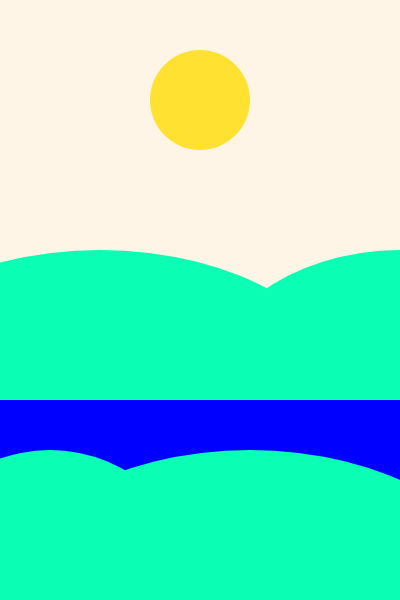
Frame 1 (no input)
Frame 60 (no input): identical to frame 1, image omitted
Frame 120 (the mouse pressed at the canvas centre since frame 60): identical to frame 1, image omitted

The p5.js sketch that drew this single still picture (run headless with seeded random() and noise() and a simulated clock; from frame 60 on, the mouse is pressed at the canvas centre):

// p5.js sketch
// ── sketch.js
//Johanna Tenström
//Landscape Editor
//2.12.2020

//The idea of this editor is that you can play around and make a customized landscape illustration for yourself.
//I wanted to come up with a simple idea and something that uses only the basic shapes to keep the project simple and not too challenging for me to make. 
//The code consists mostly of different sliders, which scales and moves the shapes. Additionally I made a color slider to get the day-to-night effect and a fun way to set the mood for the whole illustration!

var slider, label;
var slider2, label2;
var slider3, label3;
var slider4, label4;
var slider5, label5;
var slider6, label6;
var slider7, label7;
var color1, label8, label9;
var text1, text2, text3;

function setup() {
    createCanvas(400,600);
    background(200);
    
    noStroke();
    angleMode(DEGREES);

    //sliders for the shapes
    slider = createSlider(5, 500, 100, 1);
    slider.size(200);
    slider.class("slider");
    slider.position(500,180);
    label = createP("");

    slider2 = createSlider(0, 500, 100, 1);
    slider2.size(200);
    slider2.class("slider");
    slider2.position(500,240);
    label2 = createP("");
    
    slider3 = createSlider(0, 600, 300, 1);
    slider3.size(200);
    slider3.class("slider");
    slider3.position(500,330);
    label3 = createP("");
    
    slider4 = createSlider(100, 600, 400, 1);
    slider4.size(200);
    slider4.class("slider");
    slider4.position(500,390);
    label4 = createP("");
    
    slider5 = createSlider(0, 600, 300, 1);
    slider5.size(200);
    slider5.class("slider");
    slider5.position(500,450);
    label5 = createP("");
    
    slider6 = createSlider(100, 600, 600, 1);
    slider6.size(200);
    slider6.class("slider");
    slider6.position(500,510);
    label6 = createP("");
    
    slider7 = createSlider(0, 600, 300, 1);
    slider7.size(200);
    slider7.class("slider");
    slider7.position(500,600);
    label7 = createP("");
    
    //slider for the color
    color1 = createSlider(50, 255, 255, 1);
    color1.size(200);
    color1.class("slider");
    color1.position(500,90);
    label8 = createP("");
    label9 = createP("");
    
    //for the texts 
    text1 = createP("");
    text1.class("text1");
    
    text2 = createP("");
    text2.class("text2");
    
    text3 = createP("");
    text3.class("text3");

}

function draw() {
    
    //more definitions for the sliders
    var val = slider.value();
    label.html("Sun size ");
    label.position(500,140);
    
    var val2 = slider2.value();
    label2.html("Sun position ");
    label2.position(500,200);
    
    var val3 = slider3.value();
    label3.html("Mountain 1 height ");
    label3.position(500,290);
    
    var val4 = slider4.value();
    label4.html("Mountain 1 position ");
    label4.position(500,350);
    
    var val5 = slider5.value();
    label5.html("Mountain 2 height ");
    label5.position(500,410);
    
    var val6 = slider6.value();
    label6.html("Mountain 2 position ");
    label6.position(500,470);
    
    var val7 = slider7.value();
    label7.html("Water position ");
    label7.position(500,560);
    
    var val8 = color1.value();
    label8.html("Night");
    label8.position(500,50);    
    label9.html("Day");
    label9.position(670,50);
    
    
    //All the shapes that make the whole illustration + using value variables to get them to work with the sliders
    background(val8,val8-10,230);
    
    fill(255,val8-30,50); //if-else statement for the sun to become a white moon in the night time
    if(val8 < 55){
        fill(255)
    }
    else fill(255,val8-30,50)
    ellipse(width/2,val2,val);
    
    fill(0,0,val8);
    rect(0,val7,400,600);

    fill(10,val8,180);
    arc(400, val4, 400, val3, 180, 0);
    arc(100, val4, 500, val3, 180, 0);
    
    arc(50, val6, 300, val5, 180, 0);
    arc(250, val6, 500, val5, 180, 0);
    
    //description text
    text1.html("Landscape Editor");
    text1.position(50,700);
             
    text2.html("With this editor you can play around and make a customized landscape illustration for yourself. ");
    text2.position(50,700);

    text3.html("Made by Johanna Tenström");
    text3.position(50,800);
}
